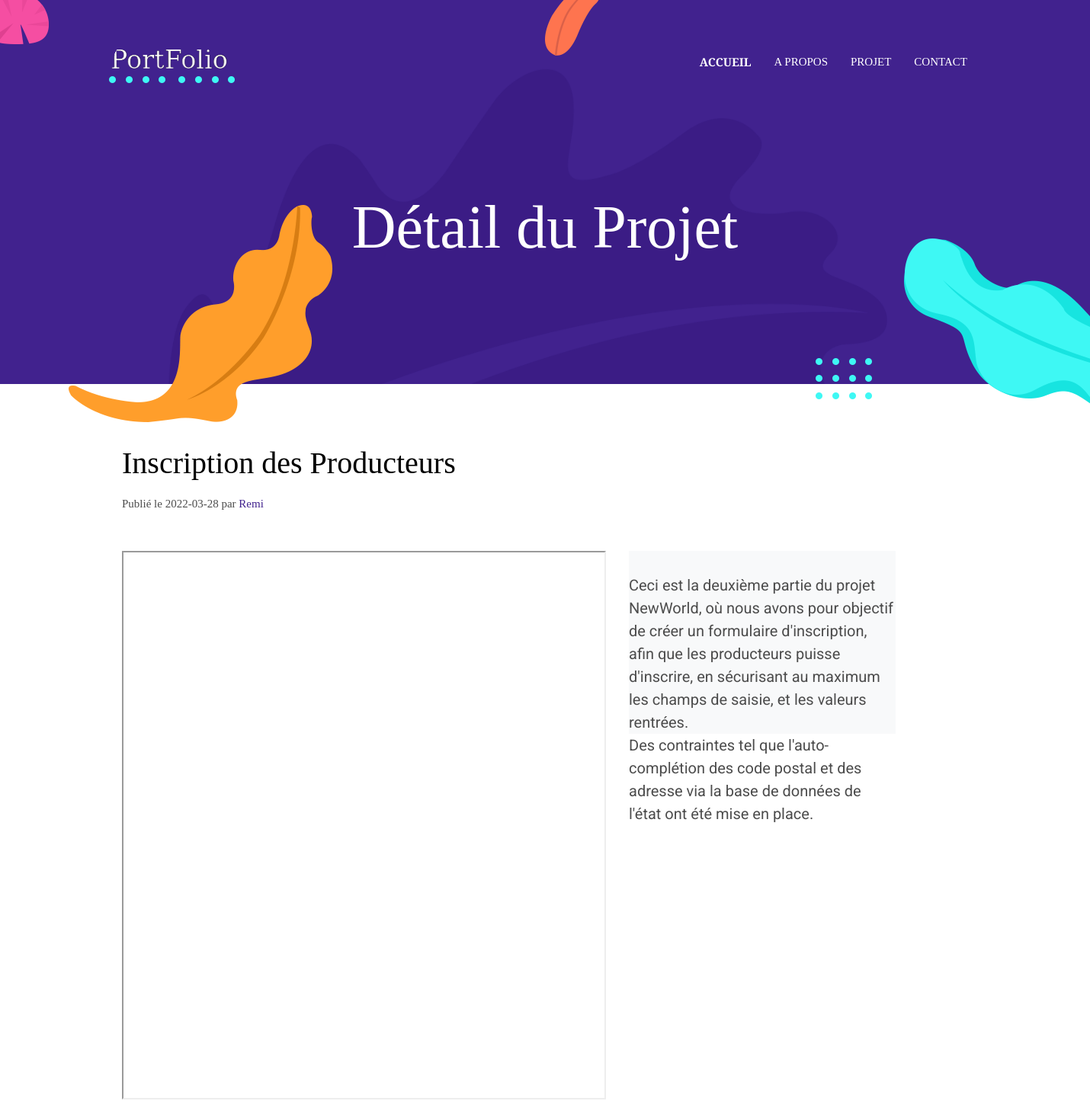
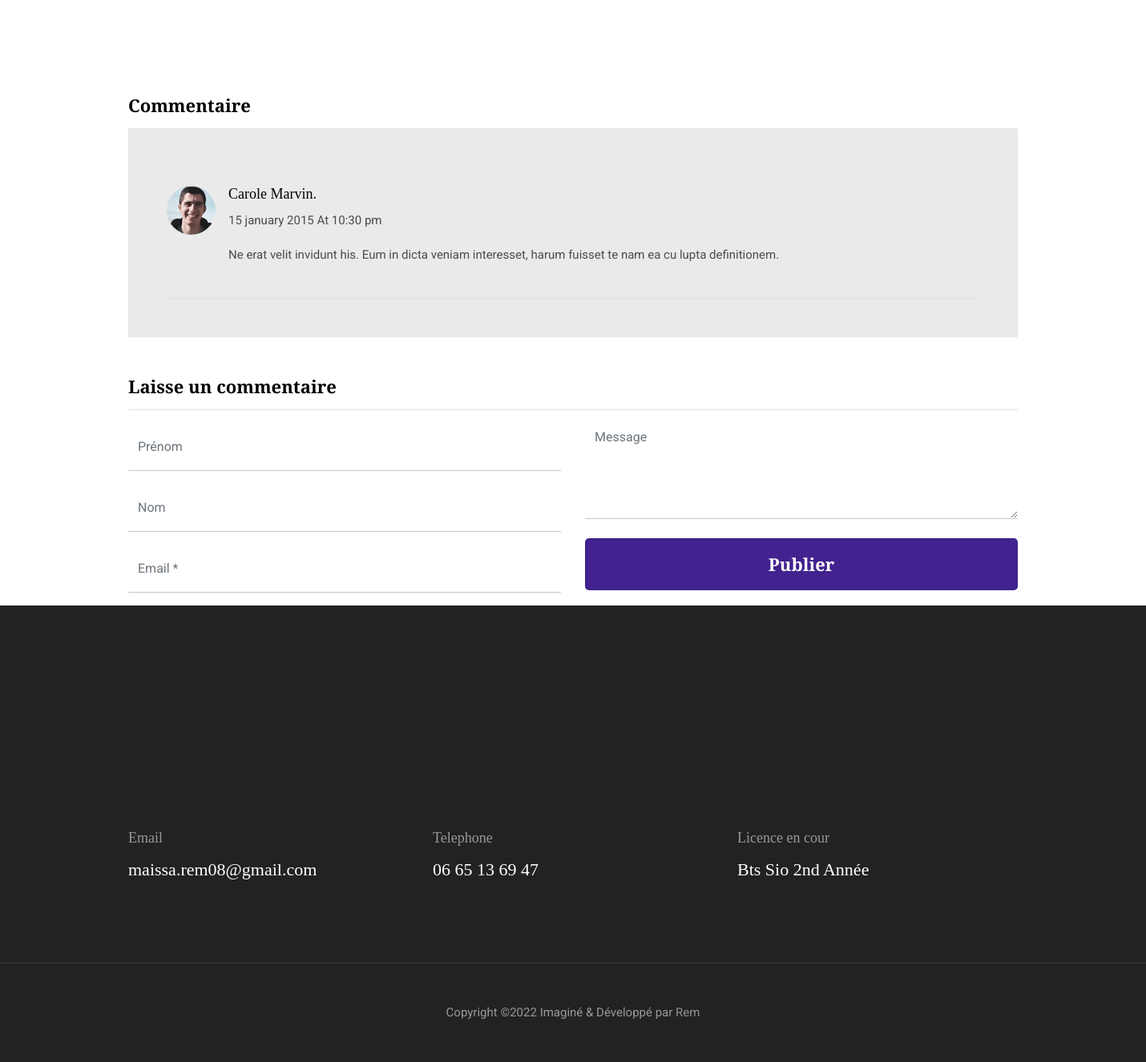
The app's page /projet-details.php?idProjet=1 with its own data (2 pictures, top to bottom).
### tables this page shows
CREATE TABLE IF NOT EXISTS `document` (
  `numeroDocument` int(11) NOT NULL AUTO_INCREMENT,
  `titreProjet` varchar(50) DEFAULT NULL,
  `lien` varchar(1000) DEFAULT NULL,
  `dateInsertion` date DEFAULT NULL,
  `description` varchar(2000) DEFAULT NULL,
  `lien_publication` varchar(1000) DEFAULT NULL,
  PRIMARY KEY (`numeroDocument`)
);

### projet-details.php (the view, shortened to what this page needs)
<!DOCTYPE html>
<html lang="fr">
<?php
if (isset($_GET['idProjet']) && !empty($_GET['idProjet'])) {
  $idDocument = $_GET['idProjet'];
  include "header.php";
  require_once "./bdd_connexion.php";
  $requete = "SELECT `numeroDocument`, `titreProjet`, `lien`, `dateInsertion`, `description`, `lien_publication` FROM `document` WHERE `numeroDocument` = " . $idDocument;
  $resultat = $pdo->query($requete);
  $resultat = $resultat->fetchAll();
  $lienIframe = $resultat[0]['lien_publication'];
  $titreDocument = $resultat[0]['titreProjet'];
  $description = $resultat[0]['description'];
  $date = $resultat[0]['dateInsertion'];
  if (isset($lienIframe) && isset($idDocument) && isset($titreDocument) && isset($description) && isset($date)) {
?>
    <body>
      <?php
      require_once "./nav-bar.php";
      ?>
      <section class="page-title bg-primary position-relative">
        <div class="container">
          <div class="row">
            <div class="col-12 text-center">
              <h1 class="text-white font-tertiary">Détail du Projet</h1>
            </div>
          </div>
        </div>
        <img src="images/illustrations/page-title.png" alt="illustrations" class="bg-shape-1 w-100">
        <img src="images/illustrations/leaf-pink-round.png" alt="illustrations" class="bg-shape-2">
        <img src="images/illustrations/dots-cyan.png" alt="illustrations" class="bg-shape-3">
        <img src="images/illustrations/leaf-orange.png" alt="illustrations" class="bg-shape-4">
        <img src="images/illustrations/leaf-yellow.png" alt="illustrations" class="bg-shape-5">
        <img src="images/illustrations/dots-group-cyan.png" alt="illustrations" class="bg-shape-6">
        <img src="images/illustrations/leaf-cyan-lg.png" alt="illustrations" class="bg-shape-7">
      </section>
      <section class="section">
        <div class="container">
          <div class="row">
            <div class="col-lg-12">
              <h3 class="font-tertiary mb-3"> <?php echo $titreDocument ?> </h3>
              <p class="font-secondary mb-5">Publié le <?php echo $date ?> par<span class="text-primary"> Remi</span class="text-primary"></p>
              <div class="content">
                <div class="row">
                  <div class="col-7" style="height: 90vh;"> <?php echo '<iframe src="' . $lienIframe . '" style="height: 100%; width: 100%"></iframe>'; ?> </div>
                  <div class="col-4">
                    <div class="d-flex align-items-start bg-light mb-3" style="height: 30vh; font-size: 20px; line-height: 30px;">
                      <br>
                      <?php echo $description; ?>
                    </div>
                  </div>
                </div>
              </div>
            </div>
          </div>
        </div>
      </section>
      <section>
        <div class="container">
          <div class="row">
            <div class="col-lg-12">
              <h4 class="font-weight-bold mb-3">Commentaire</h4>
              <div class="bg-gray p-5 mb-4">
                <div class="media border-bottom py-4">
                  <img src="images/user-1.jpg" class="img-fluid align-self-start rounded-circle mr-3" alt="">
                  <div class="media-body">
                    <h5 class="mt-0">Carole Marvin.</h5>
                    <p>15 january 2015 At 10:30 pm</p>
                    <p>Ne erat velit invidunt his. Eum in dicta veniam interesset, harum fuisset te nam ea cu lupta
                      definitionem.</p>
                  </div>
                </div>
              </div>
              <div class="mt-5">
                <h4 class="font-weight-bold mb-3 border-bottom pb-3">Laisse un commentaire</h4>
                <form action="./projet-details.php" class="row" method="get" id="formulaireCommentaire">
                  <div class="col-md-6">
                    <input type="text" class="form-control mb-3" placeholder="Prénom" name="prenom" id="prenom" required>
                    <input type="text" class="form-control mb-3" placeholder="Nom" name="nom" id="nom" required>
                    <input type="email" class="form-control mb-3" placeholder="Email *" name="mail" id="mail" required>
                  </div>
                  <div class="col-md-6">
                    <textarea name="message" id="message" placeholder="Message" class="form-control mb-4"></textarea required>
              <button type="submit" class="btn btn-primary w-100">Publier</button>
            </div>
          </form>
        </div>
      </div>
    </div>
  </div>
</section>
    <?php
    require_once "footer.php";
    ?>
  </body>
</html>
<?php
  }
}
?>

### css/style.css (style rules this page uses)
body { line-height: 1.2; font-family: "Roboto", sans-serif; -webkit-font-smoothing: antialiased; font-size: 15px; color: #4c4c4c; }
p, .paragraph { font-weight: 400; color: #4c4c4c; font-size: 15px; line-height: 1.8; font-family: "Roboto", sans-serif; }
h1, h2, h3, h4, h5, h6 { color: #000; font-family: "Playfair Display", serif; line-height: 1.2; }
h1, .h1 { font-size: 80px; }
h3, .h3 { font-size: 40px; }
h4, .h4 { font-size: 22px; }
h5, .h5 { font-size: 18px; }
.btn { font-size: 22px; font-family: "Playfair Display", serif; text-transform: capitalize; padding: 16px 44px; border-radius: 5px; font-weight: 600; border: 0; position: relative; z-index: 1; transition: 0.2s ease; }
.btn-primary { background: #41228e; color: #fff; }
body { background-color: #fff; overflow-x: hidden; }
img { vertical-align: middle; border: 0; }
a, button, select { cursor: pointer; transition: 0.2s ease; }
.section { padding-top: 80px; padding-bottom: 80px; }
.bg-primary { background: #41228e !important; }
.bg-gray { background: #eaeaea !important; }
.text-primary { color: #41228e !important; }
.font-secondary { font-family: "Playfair Display", serif !important; }
.font-tertiary { font-family: "Playfair Display", serif !important; }
.form-control { border: 0; border-radius: 0; border-bottom: 1px solid #c7c7c7; height: 60px; }
textarea.form-control { height: 120px; }
.content * { margin-bottom: 20px; }
.page-title { padding: 250px 0 150px; }
.page-title .container { position: relative; z-index: 1; }
.page-title .bg-shape-1 { position: absolute; left: 0; bottom: 0; width: 100%; }
.page-title .bg-shape-2 { position: absolute; left: -20px; top: -10px; }
.page-title .bg-shape-3 { position: absolute; left: 10%; top: 100px; }
.page-title .bg-shape-4 { position: absolute; left: 50%; top: -20px; }
.page-title .bg-shape-5 { position: absolute; left: 90px; bottom: -50px; transform: rotate(180deg); }
.page-title .bg-shape-6 { position: absolute; right: 20%; bottom: -20px; }
.page-title .bg-shape-7 { position: absolute; right: -220px; bottom: -100px; }

### records on screen
document: titreProjet "Inscription des Producteurs", dateInsertion "2022-03-28", description "Ceci est la deuxième partie du projet NewWorld, où nous avons pour objectif de créer un formulaire d'inscription, afin que les producteurs puisse d'inscrire, en sécurisant au maximum les champs de saisie, et les valeurs rentrées. Des contraintes tel que l'auto-complétion des code postal et des adresse via la base de données de l'état ont été mise en place."
